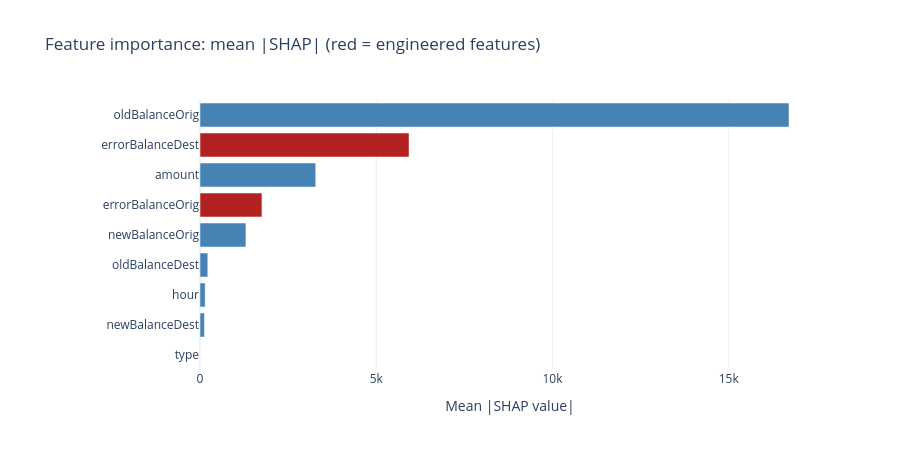

The cell this chart's notebook holds for it:
### Code cell
# ═══ PANEL 7: SHAP Summary (Interactive Plotly version) ═══

import plotly.graph_objects as go   # add this if not already imported

# Define feature names. These MUST match the shap_values column order.
all_features = X_test.columns.tolist()

# Sanity check before plotting
assert len(all_features) == shap_values.shape[1], (
    f"Feature/SHAP mismatch: {len(all_features)} features vs "
    f"{shap_values.shape[1]} SHAP columns"
)

shap_imp = pd.DataFrame({
    'feature': all_features,
    'mean_abs_shap': np.abs(shap_values).mean(axis=0),
}).sort_values('mean_abs_shap', ascending=True)

fig_shap = go.Figure(go.Bar(
    x=shap_imp['mean_abs_shap'],
    y=shap_imp['feature'],
    orientation='h',
    marker_color=[
        'firebrick' if any(tag in f.lower() for tag in ('error', 'drain', 'dest_zero'))
        else 'steelblue'
        for f in shap_imp['feature']
    ],
    hovertemplate='%{y}: %{x:.4f}<extra></extra>',
))

fig_shap.update_layout(
    title='Feature importance: mean |SHAP| (red = engineered features)',
    xaxis_title='Mean |SHAP value|',
    height=450,
    template='plotly_white',
    margin=dict(l=200),
)

fig_shap.show()

# ═══ Summary printout ═══
print("\n" + "="*70)
print("INTERACTIVE DASHBOARD COMPLETE")
print("="*70)
print(f"Champion model:           {champion_name}")
print(f"PR-AUC:                   {champion['pr_auc']:.4f}")

# opt_thresh is None when no cutoff on the PR curve reaches the 99% precision
# floor, which section 12 reports and explains. Formatting it unconditionally
# ends the notebook with a TypeError on its final line, which is what happened
# once Step 6 removed the raw balance columns and precision came down.
if champion["opt_thresh"] is None:
    print("Operating threshold:      none at the 99% precision floor, see section 12")
else:
    print(f"Operating threshold:      {champion['opt_thresh']:.3f}")

print(f"Recall at {PRECISION_FLOOR:.0%} precision:   {champion['opt_recall']:.3f}")
print("\nAll charts above are interactive. Hover, zoom, and pan to explore.")

### Figure 1 — Plotly figure (JSON) as saved in the notebook; plotly's stock layout.template omitted (floating-point values rounded to 4 significant figures)
{"data": [{"hovertemplate": "%{y}: %{x:.4f}<extra></extra>", "marker": {"color": ["steelblue", "steelblue", "steelblue", "steelblue", "steelblue", "firebrick", "steelblue", "firebrick", "steelblue"]}, "orientation": "h", "type": "bar", "x": [0.08391, 126.1, 147.1, 221.4, 1303.0, 1758.0, 3283.0, 5931.0, 16710.0], "y": ["type", "newBalanceDest", "hour", "oldBalanceDest", "newBalanceOrig", "errorBalanceOrig", "amount", "errorBalanceDest", "oldBalanceOrig"]}], "layout": {"height": 450, "margin": {"l": 200}, "title": {"text": "Feature importance: mean |SHAP| (red = engineered features)"}, "xaxis": {"title": {"text": "Mean |SHAP value|"}}}}
